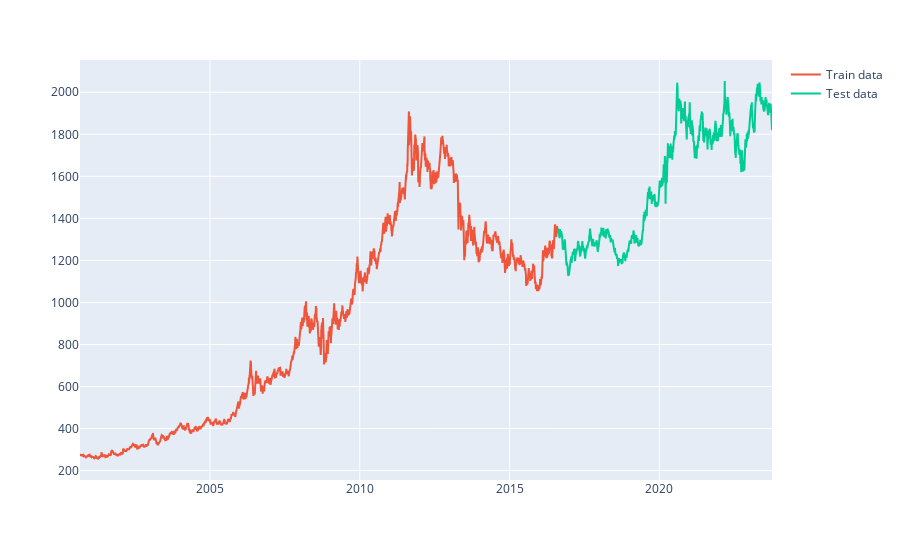

Notebook code for this chart:
### Code cell
# Create the plot
fig = px.line()
fig.add_scatter(x=Train_data.index, y=Train_data['Open'], name='Train data')
fig.add_scatter(x=Test_data.index, y=Test_data['Open'], name='Test data')
fig.show()

### Figure 1 — Plotly figure (JSON) as saved in the notebook; plotly's stock layout.template omitted (floating-point values rounded to 4 significant figures; data arrays with more than 128 entries replaced by an {"elided": "..."} marker saying what was removed)
{"data": [{"hovertemplate": "<extra></extra>", "legendgroup": "", "line": {"color": "#636efa", "dash": "solid"}, "marker": {"symbol": "circle"}, "mode": "lines", "name": "", "orientation": "v", "showlegend": false, "type": "scatter", "xaxis": "x", "yaxis": "y"}, {"name": "Train data", "type": "scatter", "x": {"elided": "4000 str values"}, "y": {"elided": "4000 float values"}}, {"name": "Test data", "type": "scatter", "x": {"elided": "1796 str values"}, "y": {"elided": "1796 float values"}}], "layout": {"legend": {"tracegroupgap": 0}, "margin": {"t": 60}, "xaxis": {"anchor": "y", "domain": [0, 1]}, "yaxis": {"anchor": "x", "domain": [0, 1]}}}
